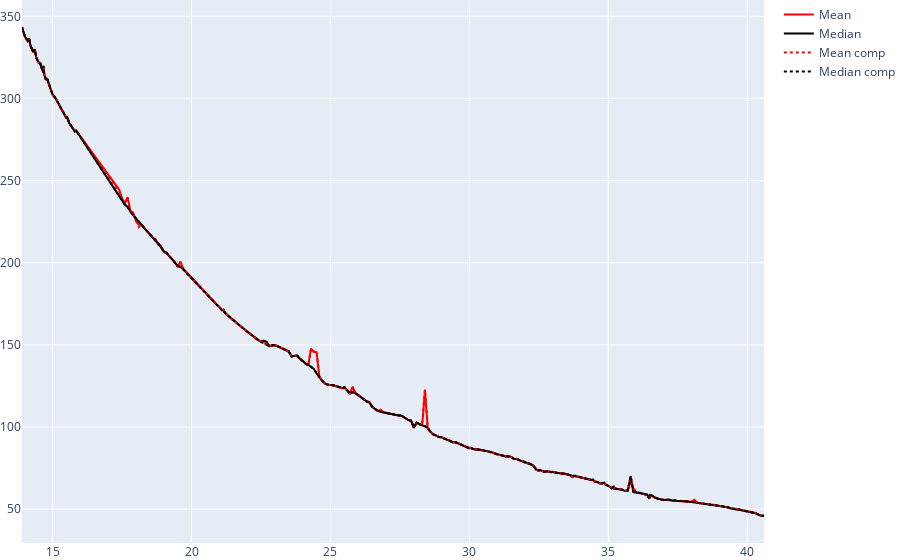

Notebook cell for this chart:
### Markdown cell above
# Temterature plots

### Code cell
fig = go.Figure()
# fig = px.scatter(
#     base.data,
#     x="Temperature",
#     y="Viscosity",
#     color='Viscosity_verbose',
# )

## Mean and median
fig.add_traces([
    go.Scatter(name='Mean',
               x=base.groupT.mean().index,
               y=base.groupT.mean()['Viscosity'],
               mode='lines',
               line=dict(color='red')),
    go.Scatter(name='Median',
               x=base.groupT.median().index,
               y=base.groupT.median()['Viscosity'],
               mode='lines',
               line=dict(color='black')),
])

## Comparation
# fig.add_trace(
#     go.Scatter(name='Test',
#                x=test.data['Temperature'],
#                y=test.data['Viscosity'],
#                mode='markers',
#                line=dict(color='green'),
#                marker=dict(size=10)), )

fig.add_traces([
    go.Scatter(name='Mean comp',
               x=test.groupT.mean().index,
               y=test.groupT.mean()['Viscosity'],
               mode='lines',
               line=dict(color='red', width=2, dash='dot')),
    go.Scatter(name='Median comp',
                x=test.groupT.median().index,
                y=test.groupT.median()['Viscosity'],
                mode='lines',
                line=dict(color='black', width=2, dash='dot')),
])

##Regression
# x = np.array(dfs_median.index)
# y = nu0 * np.exp(EkJ * 1000 / 8.314 / (x+273.15))
# fig.add_trace(go.Scatter(name='Regression', x=x, y=y, mode='lines'))

fig.update_layout(hovermode="x unified", margin=dict(l=0, r=0, b=0, t=0, pad=0))
fig.show()

### Figure 1 — Plotly figure (JSON) as saved in the notebook; plotly's stock layout.template omitted (floating-point values rounded to 4 significant figures; data arrays with more than 128 entries replaced by an {"elided": "..."} marker saying what was removed)
{"data": [{"line": {"color": "red"}, "mode": "lines", "name": "Mean", "type": "scatter", "x": {"elided": "254 float values"}, "y": {"elided": "254 float values"}}, {"line": {"color": "black"}, "mode": "lines", "name": "Median", "type": "scatter", "x": {"elided": "254 float values"}, "y": {"elided": "254 float values"}}, {"line": {"color": "red", "dash": "dot", "width": 2}, "mode": "lines", "name": "Mean comp", "type": "scatter", "x": {"elided": "235 float values"}, "y": {"elided": "235 float values"}}, {"line": {"color": "black", "dash": "dot", "width": 2}, "mode": "lines", "name": "Median comp", "type": "scatter", "x": {"elided": "235 float values"}, "y": {"elided": "235 float values"}}], "layout": {"hovermode": "x unified", "margin": {"b": 0, "l": 0, "pad": 0, "r": 0, "t": 0}}}
